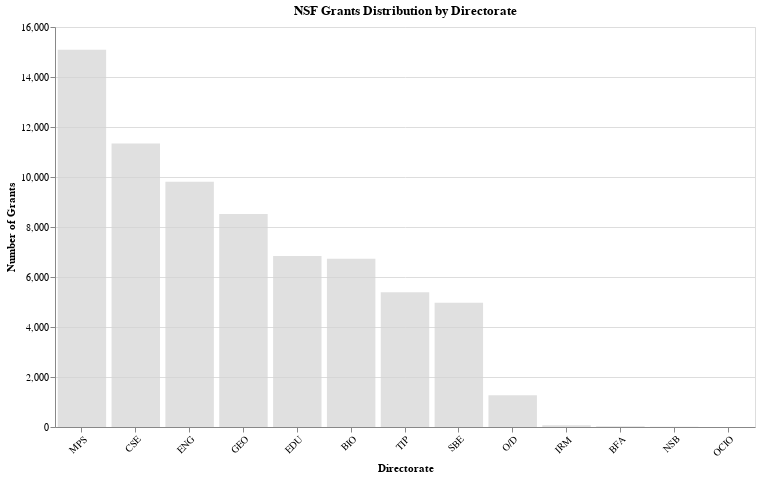

The code cell stored with this chart in its notebook:
### Code cell
# Create year dropdown selector
year_options = ['All years', '2020', '2021', '2022', '2023', '2024', '2025']

year_dropdown = alt.binding_select(
    options=year_options,
    name='Year: '
)
year_selection = alt.param(
    name='selected_year',
    value='All years',
    bind=year_dropdown
)

# Create metric selector (radio buttons)
metric_radio = alt.binding_radio(
    options=['num_grants', 'terminated_grants'],
    labels=['Total Grants', 'Terminated Grants'],
    name='Metric: '
)
metric_selection = alt.param(
    name='selected_metric',
    value='num_grants',
    bind=metric_radio
)

# Create hover selection for highlighting
hover = alt.selection_point(
    on='mouseover',
    fields=['directorate'],
    empty=False
)

# Create the bar chart
bar_chart = alt.Chart(directorate_combined).mark_bar().encode(
    x=alt.X(
        'directorate:N',
        sort='-y',
        title='Directorate',
        axis=alt.Axis(labelAngle=-45)
    ),
    y=alt.Y(
        'value:Q',
        title='Number of Grants'
    ),
    color=alt.condition(
        hover,
        alt.Color('directorate:N', legend=None, scale=alt.Scale(scheme='category20')),
        alt.value('lightgray')
    ),
    opacity=alt.condition(
        hover,
        alt.value(1.0),
        alt.value(0.7)
    ),
    tooltip=[
        alt.Tooltip('directorate:N', title='Directorate'),
        alt.Tooltip('year:N', title='Year'),
        alt.Tooltip('num_grants:Q', title='Total Grants', format=','),
        alt.Tooltip('terminated_grants:Q', title='Terminated Grants', format=',')
    ]
).transform_filter(
    alt.datum.year == year_selection
).transform_fold(
    ['num_grants', 'terminated_grants'],
    as_=['metric', 'value']
).transform_filter(
    alt.datum.metric == metric_selection
).properties(
    width=700,
    height=400,
    title='NSF Grants Distribution by Directorate'
).add_params(
    year_selection,
    metric_selection,
    hover
)

bar_chart

### Figure 1 — Vega-Lite specification as saved in the notebook (floating-point values rounded to 4 significant figures)
{"config": {"view": {"continuousWidth": 300, "continuousHeight": 300}}, "data": {"name": "data-c0b7de7dd1a17317ac0a96acd63741a9"}, "mark": {"type": "bar"}, "encoding": {"color": {"condition": {"param": "param_6", "empty": false, "field": "directorate", "legend": null, "scale": {"scheme": "category20"}, "type": "nominal"}, "value": "lightgray"}, "opacity": {"condition": {"param": "param_6", "value": 1.0, "empty": false}, "value": 0.7}, "tooltip": [{"field": "directorate", "title": "Directorate", "type": "nominal"}, {"field": "year", "title": "Year", "type": "nominal"}, {"field": "num_grants", "format": ",", "title": "Total Grants", "type": "quantitative"}, {"field": "terminated_grants", "format": ",", "title": "Terminated Grants", "type": "quantitative"}], "x": {"axis": {"labelAngle": -45}, "field": "directorate", "sort": "-y", "title": "Directorate", "type": "nominal"}, "y": {"field": "value", "title": "Number of Grants", "type": "quantitative"}}, "height": 400, "params": [{"name": "selected_year", "bind": {"input": "select", "options": ["All years", "2020", "2021", "2022", "2023", "2024", "2025"], "name": "Year: "}, "value": "All years"}, {"name": "selected_metric", "bind": {"input": "radio", "options": ["num_grants", "terminated_grants"], "labels": ["Total Grants", "Terminated Grants"], "name": "Metric: "}, "value": "num_grants"}, {"name": "param_6", "select": {"type": "point", "fields": ["directorate"], "on": "mouseover"}}], "title": "NSF Grants Distribution by Directorate", "transform": [{"filter": "(datum.year === selected_year)"}, {"fold": ["num_grants", "terminated_grants"], "as": ["metric", "value"]}, {"filter": "(datum.metric === selected_metric)"}], "width": 700, "$schema": "https://vega.github.io/schema/vega-lite/v5.20.1.json", "datasets": {"data-c0b7de7dd1a17317ac0a96acd63741a9": [{"directorate": "BFA", "year": "2020", "num_grants": 10, "terminated_grants": 0}, {"directorate": "BFA", "year": "2021", "num_grants": 11, "terminated_grants": 0}, {"directorate": "BFA", "year": "2022", "num_grants": 13, "terminated_grants": 0}, {"directorate": "BIO", "year": "2020", "num_grants": 1420, "terminated_grants": 0}, {"directorate": "BIO", "year": "2021", "num_grants": 1226, "terminated_grants": 9}, {"directorate": "BIO", "year": "2022", "num_grants": 1186, "terminated_grants": 15}, {"directorate": "BIO", "year": "2023", "num_grants": 1088, "terminated_grants": 22}, {"directorate": "BIO", "year": "2024", "num_grants": 1021, "terminated_grants": 27}, {"directorate": "BIO", "year": "2025", "num_grants": 785, "terminated_grants": 1}, {"directorate": "CSE", "year": "2020", "num_grants": 2148, "terminated_grants": 0}, {"directorate": "CSE", "year": "2021", "num_grants": 1882, "terminated_grants": 21}, {"directorate": "CSE", "year": "2022", "num_grants": 1975, "terminated_grants": 33}, {"directorate": "CSE", "year": "2023", "num_grants": 2050, "terminated_grants": 41}, {"directorate": "CSE", "year": "2024", "num_grants": 1814, "terminated_grants": 19}, {"directorate": "CSE", "year": "2025", "num_grants": 1474, "terminated_grants": 2}, {"directorate": "EDU", "year": "2020", "num_grants": 1190, "terminated_grants": 47}, {"directorate": "EDU", "year": "2021", "num_grants": 1159, "terminated_grants": 128}, {"directorate": "EDU", "year": "2022", "num_grants": 1267, "terminated_grants": 161}, {"directorate": "EDU", "year": "2023", "num_grants": 1153, "terminated_grants": 212}, {"directorate": "EDU", "year": "2024", "num_grants": 1284, "terminated_grants": 180}, {"directorate": "EDU", "year": "2025", "num_grants": 783, "terminated_grants": 13}, {"directorate": "ENG", "year": "2020", "num_grants": 1761, "terminated_grants": 2}, {"directorate": "ENG", "year": "2021", "num_grants": 1575, "terminated_grants": 8}, {"directorate": "ENG", "year": "2022", "num_grants": 1679, "terminated_grants": 28}, {"directorate": "ENG", "year": "2023", "num_grants": 1692, "terminated_grants": 32}, {"directorate": "ENG", "year": "2024", "num_grants": 1645, "terminated_grants": 40}, {"directorate": "ENG", "year": "2025", "num_grants": 1462, "terminated_grants": 3}, {"directorate": "GEO", "year": "2020", "num_grants": 1635, "terminated_grants": 2}, {"directorate": "GEO", "year": "2021", "num_grants": 1753, "terminated_grants": 11}, {"directorate": "GEO", "year": "2022", "num_grants": 1427, "terminated_grants": 31}, {"directorate": "GEO", "year": "2023", "num_grants": 1377, "terminated_grants": 14}, {"directorate": "GEO", "year": "2024", "num_grants": 1321, "terminated_grants": 33}, {"directorate": "GEO", "year": "2025", "num_grants": 1009, "terminated_grants": 1}, {"directorate": "IRM", "year": "2020", "num_grants": 15, "terminated_grants": 0}, {"directorate": "IRM", "year": "2021", "num_grants": 26, "terminated_grants": 0}, {"directorate": "IRM", "year": "2022", "num_grants": 25, "terminated_grants": 0}, {"directorate": "MPS", "year": "2020", "num_grants": 2695, "terminated_grants": 8}, {"directorate": "MPS", "year": "2021", "num_grants": 2553, "terminated_grants": 9}, {"directorate": "MPS", "year": "2022", "num_grants": 2534, "terminated_grants": 18}, {"directorate": "MPS", "year": "2023", "num_grants": 2651, "terminated_grants": 26}, {"directorate": "MPS", "year": "2024", "num_grants": 2486, "terminated_grants": 39}, {"directorate": "MPS", "year": "2025", "num_grants": 2171, "terminated_grants": 7}, {"directorate": "NSB", "year": "2020", "num_grants": 4, "terminated_grants": 0}, {"directorate": "NSB", "year": "2021", "num_grants": 2, "terminated_grants": 0}, {"directorate": "NSB", "year": "2022", "num_grants": 7, "terminated_grants": 0}, {"directorate": "NSB", "year": "2023", "num_grants": 2, "terminated_grants": 0}, {"directorate": "O/D", "year": "2020", "num_grants": 175, "terminated_grants": 0}, {"directorate": "O/D", "year": "2021", "num_grants": 159, "terminated_grants": 0}, {"directorate": "O/D", "year": "2022", "num_grants": 165, "terminated_grants": 3}, {"directorate": "O/D", "year": "2023", "num_grants": 219, "terminated_grants": 1}, {"directorate": "O/D", "year": "2024", "num_grants": 332, "terminated_grants": 4}, {"directorate": "O/D", "year": "2025", "num_grants": 224, "terminated_grants": 0}, {"directorate": "OCIO", "year": "2021", "num_grants": 1, "terminated_grants": 0}, {"directorate": "OCIO", "year": "2022", "num_grants": 1, "terminated_grants": 0}, {"directorate": "SBE", "year": "2020", "num_grants": 1130, "terminated_grants": 1}, {"directorate": "SBE", "year": "2021", "num_grants": 949, "terminated_grants": 66}, {"directorate": "SBE", "year": "2022", "num_grants": 808, "terminated_grants": 67}, {"directorate": "SBE", "year": "2023", "num_grants": 801, "terminated_grants": 67}, {"directorate": "SBE", "year": "2024", "num_grants": 769, "terminated_grants": 91}, {"directorate": "SBE", "year": "2025", "num_grants": 510, "terminated_grants": 3}, {"directorate": "TIP", "year": "2020", "num_grants": 858, "terminated_grants": 0}, {"directorate": "TIP", "year": "2021", "num_grants": 869, "terminated_grants": 1}, {"directorate": "TIP", "year": "2022", "num_grants": 825, "terminated_grants": 4}, {"directorate": "TIP", "year": "2023", "num_grants": 989, "terminated_grants": 16}, {"directorate": "TIP", "year": "2024", "num_grants": 1015, "terminated_grants": 28}, {"directorate": "TIP", "year": "2025", "num_grants": 831, "terminated_grants": 1}, {"directorate": "BFA", "year": "All years", "num_grants": 34, "terminated_grants": 0}, {"directorate": "BIO", "year": "All years", "num_grants": 6726, "terminated_grants": 74}, {"directorate": "CSE", "year": "All years", "num_grants": 11343, "terminated_grants": 116}, {"directorate": "EDU", "year": "All years", "num_grants": 6836, "terminated_grants": 741}, {"directorate": "ENG", "year": "All years", "num_grants": 9814, "terminated_grants": 113}, {"directorate": "GEO", "year": "All years", "num_grants": 8522, "terminated_grants": 92}, {"directorate": "IRM", "year": "All years", "num_grants": 66, "terminated_grants": 0}, {"directorate": "MPS", "year": "All years", "num_grants": 15090, "terminated_grants": 107}, {"directorate": "NSB", "year": "All years", "num_grants": 15, "terminated_grants": 0}, {"directorate": "O/D", "year": "All years", "num_grants": 1274, "terminated_grants": 8}, {"directorate": "OCIO", "year": "All years", "num_grants": 2, "terminated_grants": 0}, {"directorate": "SBE", "year": "All years", "num_grants": 4967, "terminated_grants": 295}, {"directorate": "TIP", "year": "All years", "num_grants": 5387, "terminated_grants": 50}]}}
